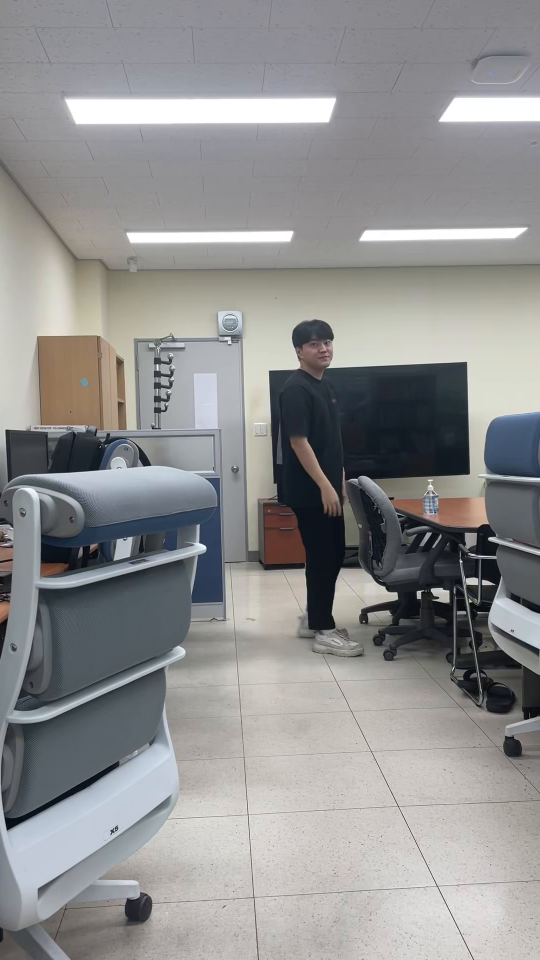
#> input picture frame 9 of Drone/drone_programming/5_opencv/15_video_face_detect/tools/root3.mp4, 1080 x 1920 px (shown at 1/2 size)
$ python PersonDetection.py
#> lines starting #> are read from the running program, lines starting #| are printed output that depends on the picture
import cv2 as cv

# cap = cv.VideoCapture(0)
cap = cv.VideoCapture('data/root3.mp4')

face_cascade = cv.CascadeClassifier('haarcascade_frontalface_default.xml')
# face_cascade = cv.CascadeClassifier('haarcascade_fullbody.xml')
eye_cascade = cv.CascadeClassifier('haarcascade_eye.xml')

while True:
    ret, frame = cap.read()
#> frame is the input picture: shape (1920, 1080, 3); mean B, G, R 144.3, 144.3, 144.3
    frame = cv.rotate(frame, cv.ROTATE_180)
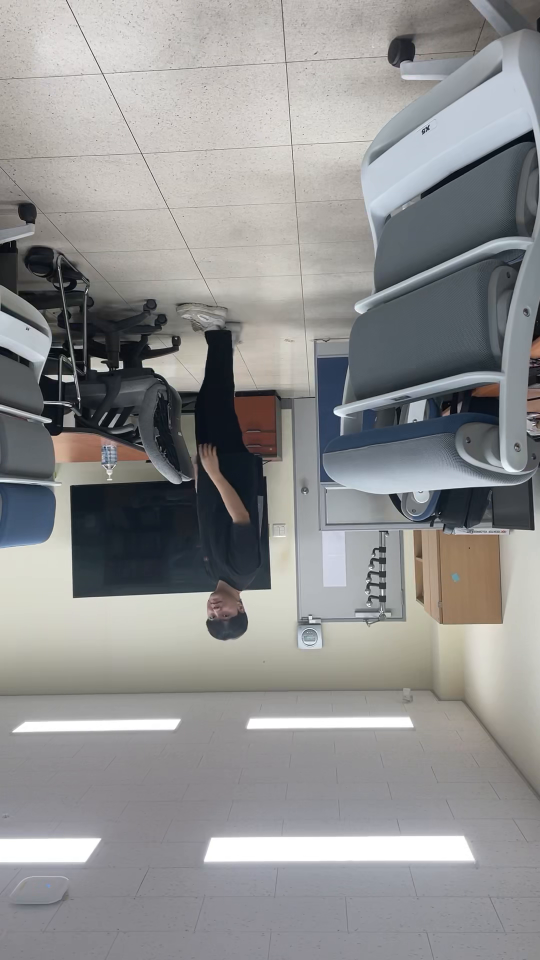
#> frame: shape (1920, 1080, 3) (shown at 1/2 size); mean B, G, R 144.3, 144.3, 144.3
    gray = cv.cvtColor(frame, cv.COLOR_BGR2GRAY)
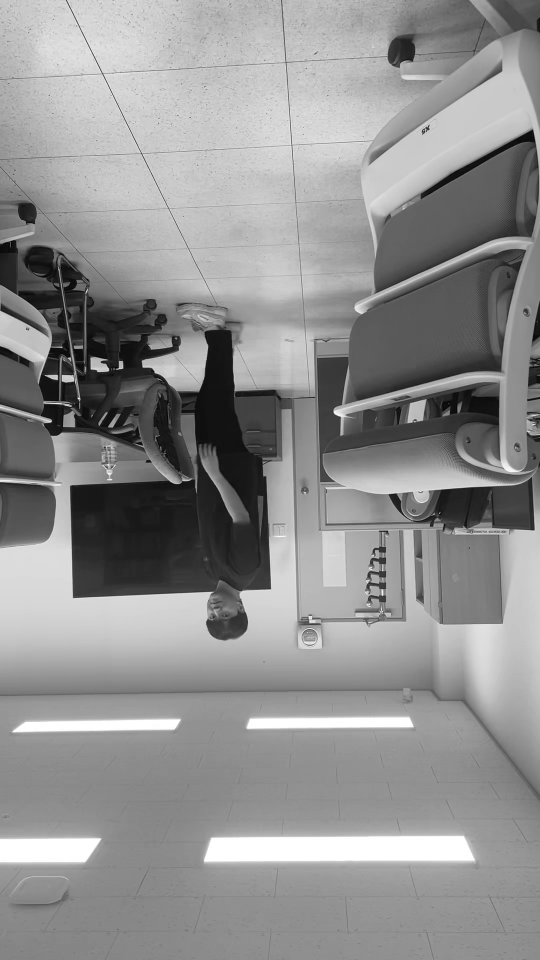
#> gray: shape (1920, 1080) (shown at 1/2 size); min 0, max 255, mean 144.3
    faces = face_cascade.detectMultiScale(gray, 1.3, 5)
#> faces = ()
    print(len(faces))
#| 0

    for (x, y, w, h) in faces:
        cv.rectangle(frame, (x, y), (x+w, y+h), (255, 0, 0), 2)
        eye_gray = gray[y:y+h, x:x+w]
        eye_color = frame[y:y+h, x:x+w]
        eyes = eye_cascade.detectMultiScale(eye_gray)
        for (ex, ey, ew, eh) in eyes:
            cv.rectangle(eye_color, (ex, ey), (ex+ew, ey+eh), (0, 255, 0), 2)
#> this loop made 0 passes

    cv.imshow('frame', frame)
    if cv.waitKey(1) & 0xFF == ord('q'):
#> (key q is pressed here)
        break

cv.destroyAllWindows()

$ run again, starting later in the video
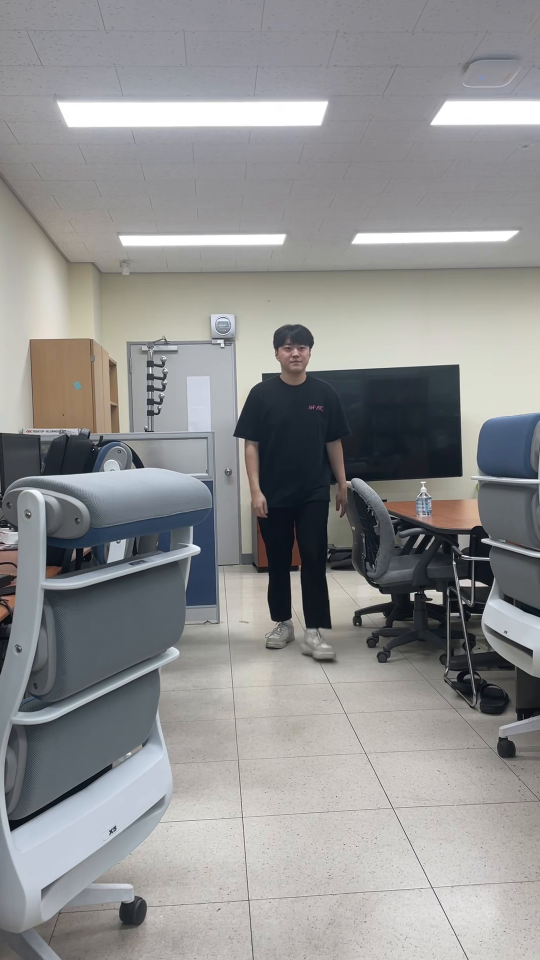
#> input picture frame 43 of Drone/drone_programming/5_opencv/15_video_face_detect/tools/root3.mp4, 1080 x 1920 px (shown at 1/2 size)
#> frame is the input picture: shape (1920, 1080, 3); mean B, G, R 144.6, 144.4, 144.2
#> `frame = cv.rotate(frame, cv.ROTATE_180)`:
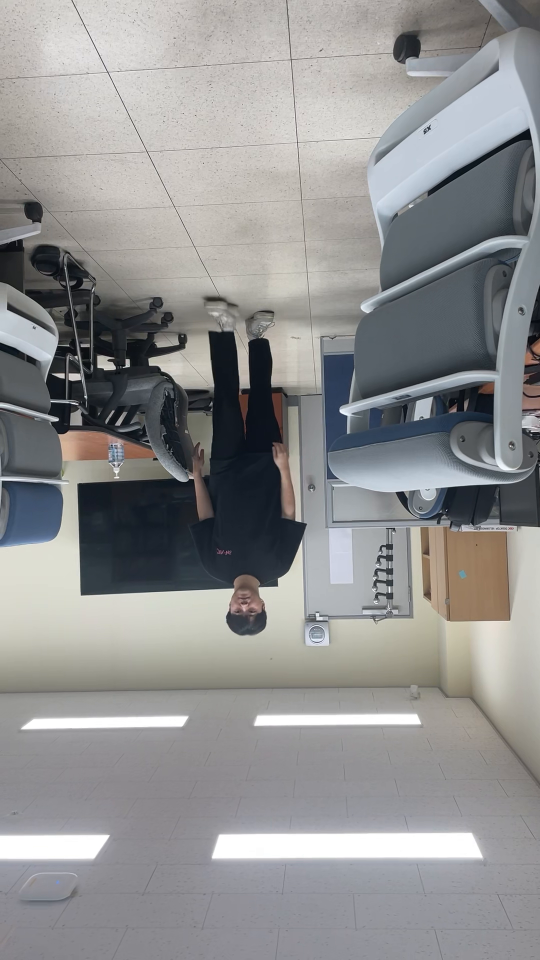
#> frame: shape (1920, 1080, 3) (shown at 1/2 size); mean B, G, R 144.6, 144.4, 144.2
#> `gray = cv.cvtColor(frame, cv.COLOR_BGR2GRAY)`:
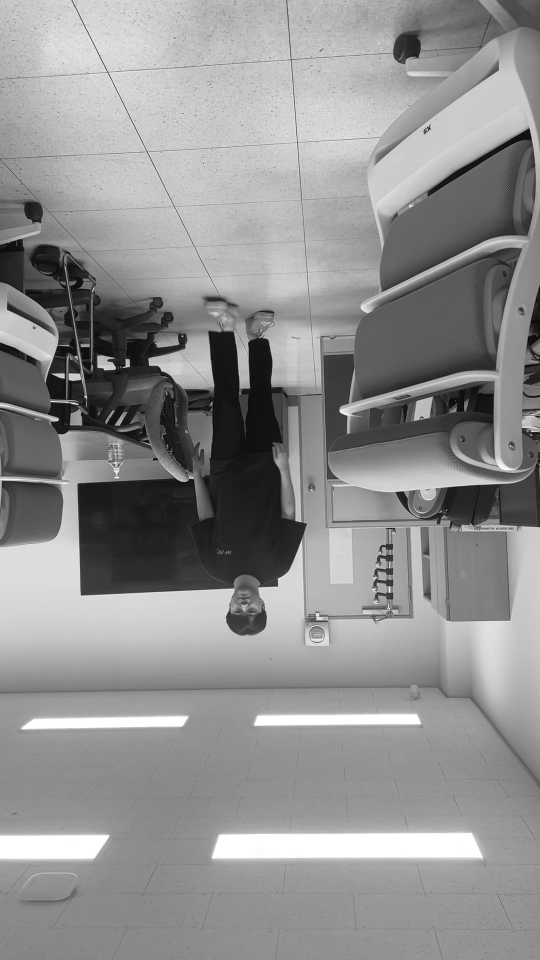
#> gray: shape (1920, 1080) (shown at 1/2 size); min 0, max 255, mean 144.4
#> faces = ()
#| 0

$ run again, starting later in the video
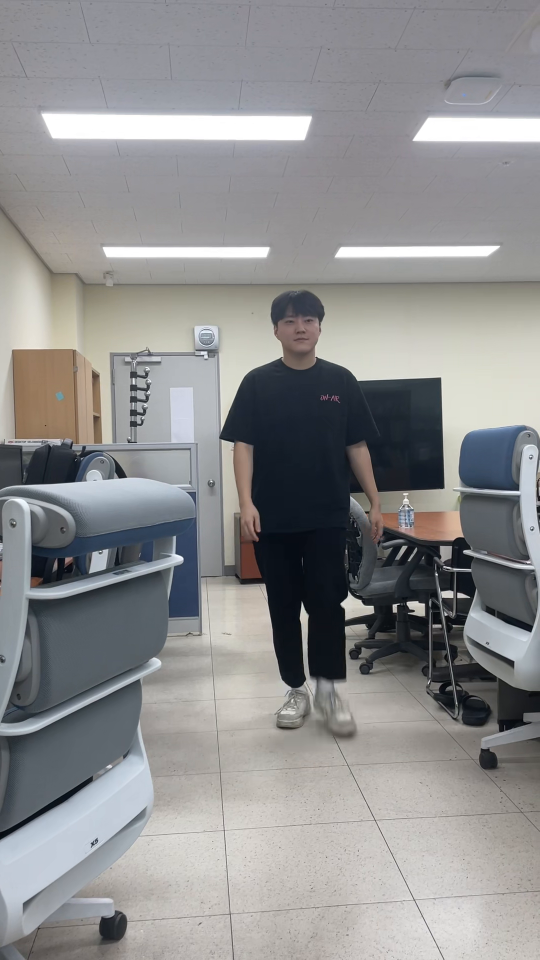
#> input picture frame 77 of Drone/drone_programming/5_opencv/15_video_face_detect/tools/root3.mp4, 1080 x 1920 px (shown at 1/2 size)
#> frame is the input picture: shape (1920, 1080, 3); mean B, G, R 142.8, 142.2, 142.1
#> `frame = cv.rotate(frame, cv.ROTATE_180)`:
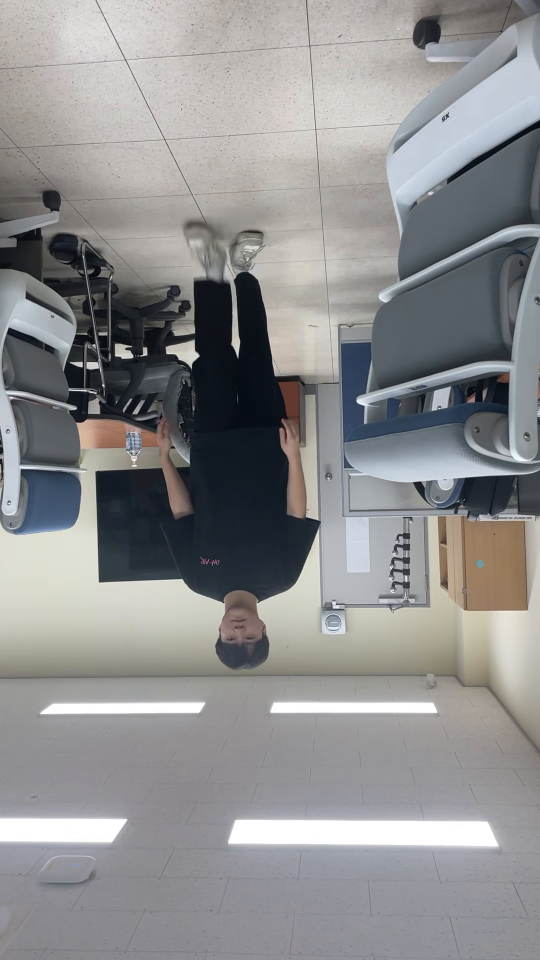
#> frame: shape (1920, 1080, 3) (shown at 1/2 size); mean B, G, R 142.8, 142.2, 142.1
#> `gray = cv.cvtColor(frame, cv.COLOR_BGR2GRAY)`:
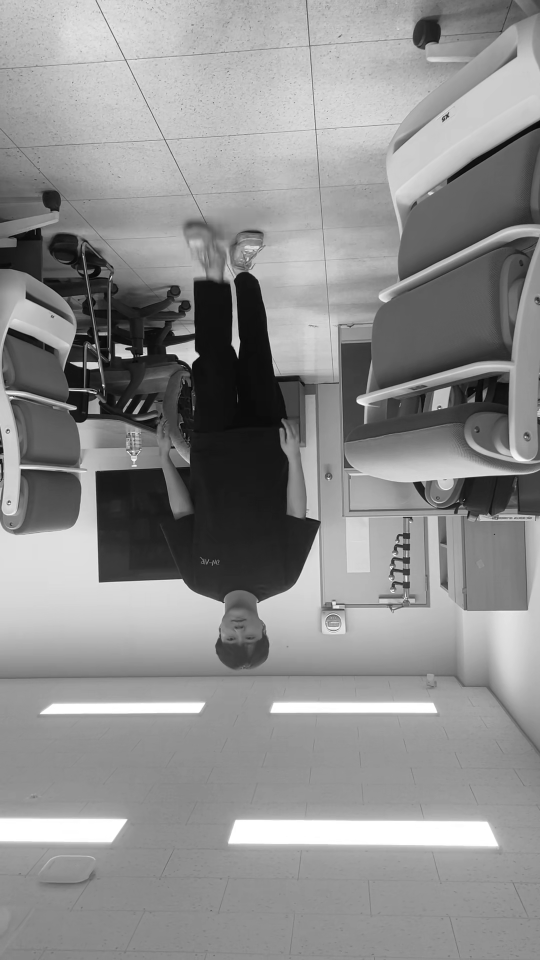
#> gray: shape (1920, 1080) (shown at 1/2 size); min 0, max 255, mean 142.2
#> faces = ()
#| 0
